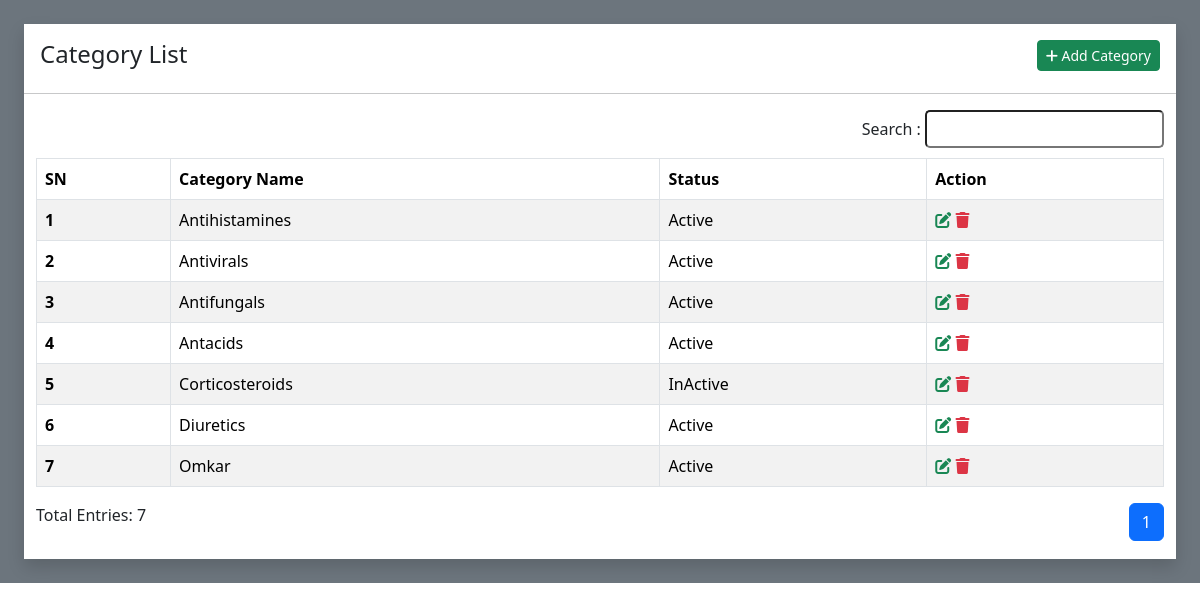
The page /pages/category_list.php on the database its author committed.
### tables this page shows
CREATE TABLE `category` (
  `category_id` int(11) NOT NULL,
  `category_name` varchar(400) NOT NULL,
  `category_status` varchar(400) NOT NULL
);

### pages/category_list.php (the view, shortened to what this page needs)
<?php
include("header.php");
include("../DB/conn.php");
$search = '';
$limit = 10;
$page = isset($_GET['page']) ? (int)$_GET['page'] : 1;
$offset = ($page - 1) * $limit;
$query = "SELECT * FROM category";
$query .= " LIMIT $limit OFFSET $offset";
$data = mysqli_query($connect, $query);
$total_query = "SELECT COUNT(*) as total FROM category";
$total_result = mysqli_query($connect, $total_query);
$total_row = mysqli_fetch_assoc($total_result);
$total_categories = $total_row['total'];
$total_pages = ceil($total_categories / $limit);
?>
<div class="bg-secondary p-4">
    <div class="container-fluid">
        <div class="row shadow bg-white">
            <div class="col-md-12 p-3">
                <div>
                    <h4 class="float-start">Category List</h4>
                    <a href="add_category.php" class="btn btn-sm btn-success float-end"><i class="fa-solid fa-plus"></i> Add Category</a>
                </div>
            </div>
            <hr>
            <div class="col-md-12">
                <div class="float-end">
                    <form action="" method="get">
                        <label for="search" class="hi">Search :</label>
                        <input type="text" name="search" class="search_inp" value="<?= htmlspecialchars($search) ?>">
                    </form>
                </div>
                <table class="table table-bordered table-striped table-hover mt-5">
                    <thead>
                        <tr>
                            <th scope="col">SN</th>
                            <th scope="col">Category Name</th>
                            <th scope="col">Status</th>
                            <th scope="col">Action</th>
                        </tr>
                    </thead>
                    <tbody>
                        <?php
                        if (mysqli_num_rows($data) > 0) {
                            foreach ($data as $key => $row) {
                        ?>
                                <tr>
                                    <th scope="row"><?= $offset + $key + 1 ?></th>
                                    <td><?= htmlspecialchars($row['category_name']) ?></td>
                                    <td><?= htmlspecialchars($row['category_status']) ?></td>
                                    <td>
                                        <a href="edit_category.php?id=<?= $row['category_id']; ?>" class="text-decoration-none">
                                            <i class="fa-solid fa-pen-to-square text-success"></i>
                                        </a>
                                        <a href="category_list.php?D_id=<?= $row['category_id']; ?>" class="text-decoration-none">
                                            <i class="fa-solid fa-trash text-danger"></i>
                                        </a>
                                    </td>
                                </tr>
                        <?php
                            }
                        } else {
                            echo "<tr><td colspan='4' class='text-center'>No categories found.</td></tr>";
                        }
                        ?>
                    </tbody>
                </table>
                <div class="d-flex justify-content-between">
                    <div class="text-start mb-3">
                        <p>Total Entries: <?= $total_categories ?></p>
                    </div>
                    <nav>
                        <ul class="pagination justify-content-end">
                            <?php for ($i = 1; $i <= $total_pages; $i++) : ?>
                                <li class="page-item <?= ($i === $page) ? 'active' : '' ?>">
                                    <a class="page-link" href="?page=<?= $i ?>&search=<?= urlencode($search) ?>"><?= $i ?></a>
                                </li>
                            <?php endfor; ?>
                        </ul>
                    </nav>
                </div>
            </div>
        </div>
    </div>
</div>
<?php
include("footer.php");
?>

### pages/header.php (shortened to what this page needs)
<!DOCTYPE html>
<html lang="en">
<head>
    <link rel="stylesheet" href="../assets/style.css">
    <link href="https://cdn.jsdelivr.net/npm/bootstrap@5.3.3/dist/css/bootstrap.min.css" rel="stylesheet">
</head>
<body>

### pages/footer.php (shortened to what this page needs)
</body>
</html>

### assets/style.css (style rules this page uses)
.search_inp { border-radius: 5px; height: 38px; }

### rows shown on the page
category: key "1", category_name "Antihistamines", category_status "Active"
category: key "2", category_name "Antivirals", category_status "Active"
category: key "3", category_name "Antifungals", category_status "Active"
category: key "4", category_name "Antacids", category_status "Active"
category: key "5", category_name "Corticosteroids", category_status "InActive"
category: key "6", category_name "Diuretics", category_status "Active"
category: key "7", category_name "Omkar", category_status "Active"

### other values the page prints
$total_categories "7"
